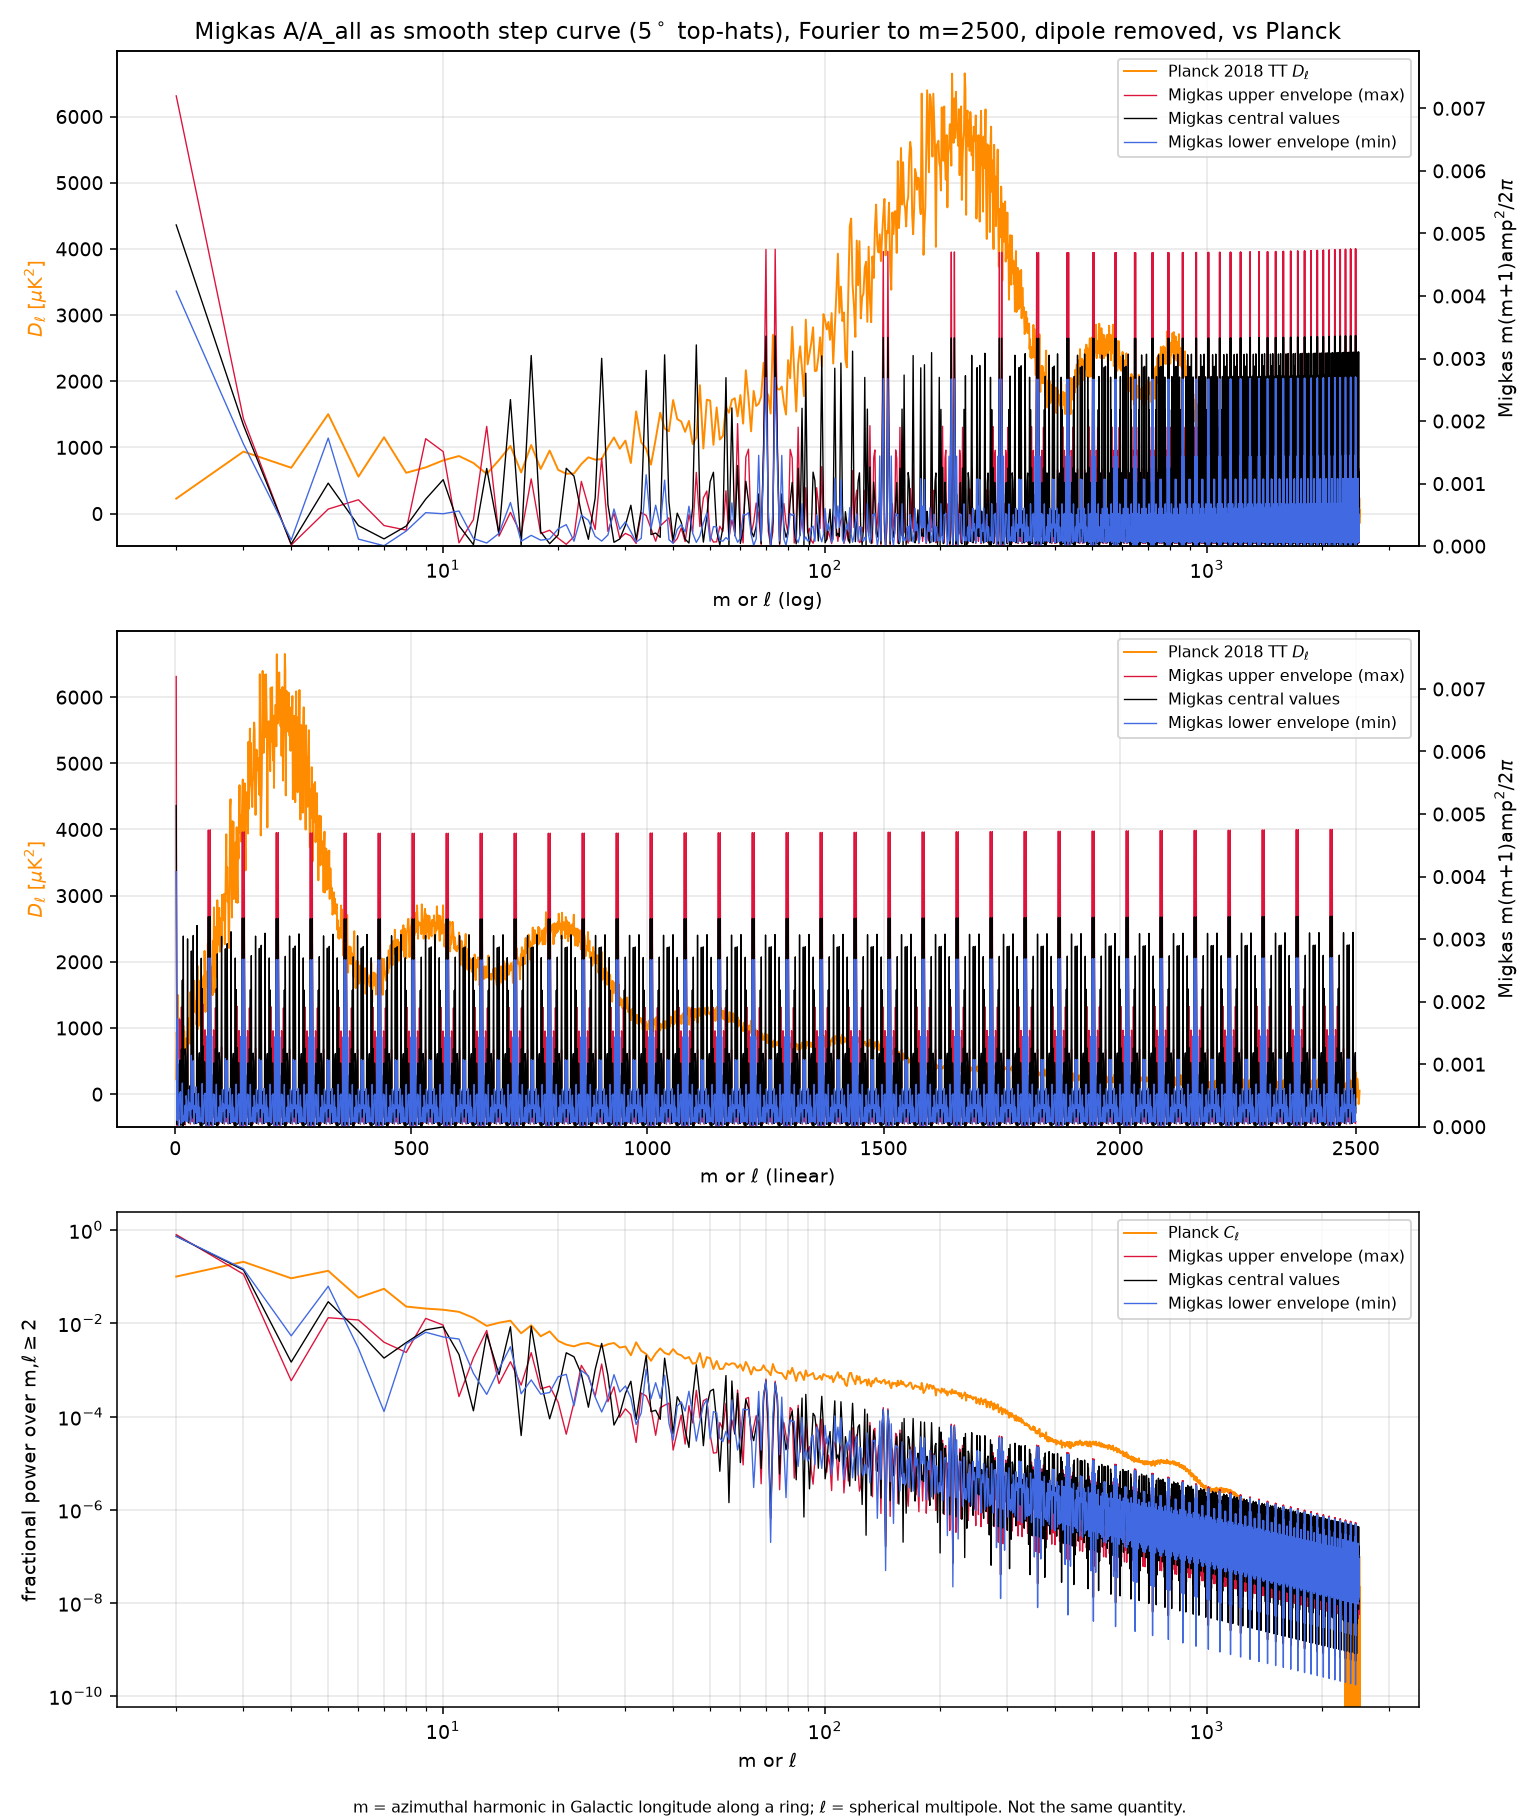

Source code (Python):
# Smooth (unbinned) construction of Migkas et al. 2020 (A&A 636, A15) Fig.6 A/A_all vs Galactic longitude.
# Envelopes: upper y+eh, central y, lower y-el; bin max/min taken as the smooth system's max/min.
# KIND='step'
#  step: each bin flat across its own 5 deg spacing (piecewise constant, full 360 deg), 0.01 deg grid.
#  cone: Migkas Sect. 5.2: "we consider regions centered at l with a width of Delta l = 90o ... the whole Galactic
#        latitude range b in (-90,+90) is covered by every region"; Fig.6 caption: "Every region covers a sky area of
#        Delta l = 90 and Delta b = 180". (Fig.6 is NOT a cone scan; cones of 45-90 deg are used for the 2D maps.)
#        So each bin's value is spread over its true 90 deg footprint; smooth curve = overlap-weighted mean of the
#        18 bins covering each longitude (equivalent to the step curve convolved with a 90 deg boxcar).
# FFT to m=2500, dipole m=1 removed. Top-hat steps produce sinc ringing at high m; the 90 deg overlap smooths.
import numpy as np,matplotlib,json;matplotlib.use('Agg');import matplotlib.pyplot as plt
KIND='step'
d=np.genfromtxt('/workspace/cosmology/migkas/fig6_digitized.csv',delimiter=',',names=True);l,y=d['l_deg'],d['A_over_Aall'];el,eh=d['A_err_low'],d['A_err_high']
N=36000;g=np.arange(N)*0.01
def smooth(v):
  W=5.0 if KIND=='step' else 90.0
  num=np.zeros(N);den=np.zeros(N)
  for li,vi in zip(l,v):
    dd=(g-li+180)%360-180;w=(np.abs(dd)<W/2)|(np.isclose(dd,-W/2));num+=w*vi;den+=w
  f=np.where(den>0,num/np.maximum(den,1),np.nan)
  if np.isnan(f).any():f[np.isnan(f)]=np.interp(g[np.isnan(f)],g[~np.isnan(f)],f[~np.isnan(f)],period=360)
  return f
MM=2500;m=np.arange(1,MM+1)
def spec(v):c=np.fft.rfft(smooth(v))/N;return 4*np.abs(c[1:MM+1])**2
S={'upper envelope (max)':(spec(y+eh),'crimson'),'central values':(spec(y),'k'),'lower envelope (min)':(spec(y-el),'royalblue')}
P=np.loadtxt('COM_PowerSpect_CMB-TT-full_R3.01.txt');ll=P[:,0];C=P[:,1]*2*np.pi/(ll*(ll+1))
k=m>=2;fig,ax=plt.subplots(3,1,figsize=(11,13))
for a,xs in zip(ax[:2],['log','linear']):
  a.plot(ll,P[:,1],color='darkorange',lw=1,label='Planck 2018 TT $D_\\ell$');a.set_xscale(xs);a.grid(alpha=.3)
  a.set_ylabel('$D_\\ell$ [$\\mu$K$^2$]',color='darkorange');a.set_xlabel('m or $\\ell$ (%s)'%xs);t=a.twinx();mx=0
  for n,(s,c) in S.items():D=m[k]*(m[k]+1)*s[k]/(2*np.pi);mx=max(mx,D.max());t.plot(m[k],D,'-',color=c,lw=.7,label='Migkas '+n)
  t.set_ylim(0,mx*1.1);t.set_ylabel('Migkas m(m+1)amp$^2$/2$\\pi$');h1,l1=a.get_legend_handles_labels();h2,l2=t.get_legend_handles_labels();a.legend(h1+h2,l1+l2,fontsize=8,loc='upper right')
ax[0].set_title('Migkas A/A_all as smooth %s curve (%s), Fourier to m=2500, dipole removed, vs Planck'%(KIND,'5$^\\circ$ top-hats' if KIND=='step' else '90$^\\circ$ overlapping regions'))
ax[2].loglog(ll,C/C.sum(),color='darkorange',lw=1,label='Planck $C_\\ell$')
for n,(s,c) in S.items():ax[2].loglog(m[k],s[k]/s[k].sum(),'-',color=c,lw=.7,label='Migkas '+n)
ax[2].set(xlabel='m or $\\ell$',ylabel='fractional power over m,$\\ell\\geq2$');ax[2].grid(alpha=.3,which='both');ax[2].legend(fontsize=8)
fig.text(.5,.004,'m = azimuthal harmonic in Galactic longitude along a ring; $\\ell$ = spherical multipole. Not the same quantity.',ha='center',fontsize=8)
plt.tight_layout(rect=[0,.015,1,1]);plt.savefig('A_envelope_%s_vs_planck.png'%KIND,dpi=140)
out={}
for n,(s,c) in S.items():
  p=s[k]/s[k].sum();ms=m[k]
  out[n]={'m2_8_pct':list(np.round(100*p[:7],2)),'frac_m_ge_10':float(p[ms>=10].sum()),'frac_m_ge_36':float(p[ms>=36].sum()),'frac_m_ge_100':float(p[ms>=100].sum()),
   'p_at_m':{int(q):float(p[ms==q][0]) for q in [10,36,72,100,500,1000,2500]},'Dmax_m':int(ms[np.argmax(ms*(ms+1)*s[k])])}
  print(KIND,n,out[n])
json.dump(out,open('A_envelope_%s_vs_planck.json'%KIND,'w'),indent=1)
